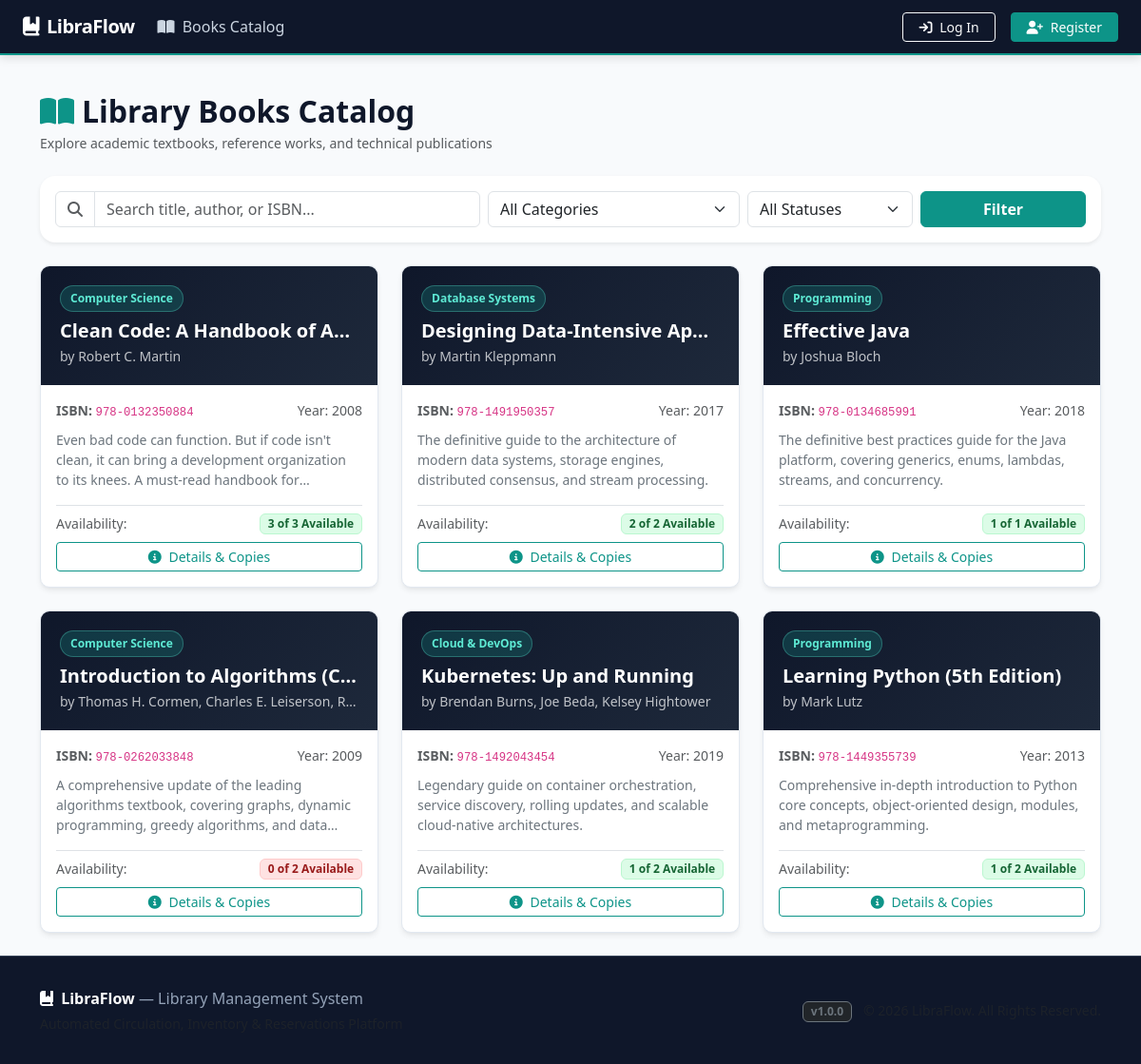
Before: /books with the older database file.
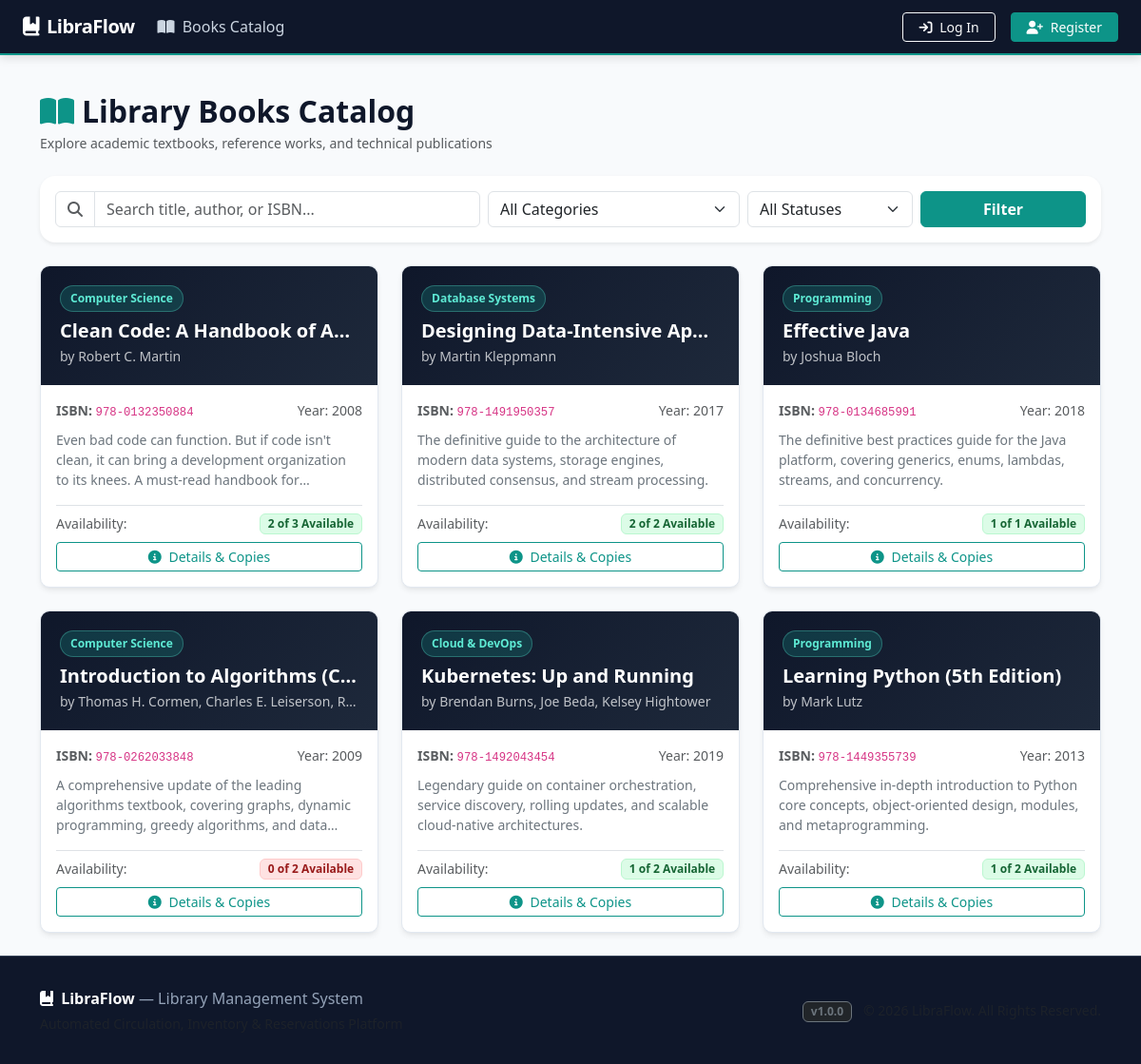
After: the same page with the newer database file.
### tables this page shows
CREATE TABLE books (
    id INTEGER PRIMARY KEY AUTOINCREMENT,
    isbn TEXT UNIQUE NOT NULL,
    title TEXT NOT NULL,
    author TEXT NOT NULL,
    publisher TEXT NOT NULL,
    category TEXT NOT NULL,
    publication_year INTEGER NOT NULL,
    description TEXT,
    created_at TIMESTAMP DEFAULT CURRENT_TIMESTAMP
);

### app.py (the view)
    @app.route("/books")
    def books():
        conn = get_db()
        query = request.args.get("q", "").strip()
        category = request.args.get("category", "").strip()
        availability = request.args.get("availability", "").strip()
        sql = """
            SELECT b.*,
                   (SELECT COUNT(*) FROM book_copies bc WHERE bc.book_id = b.id) as total_copies,
                   (SELECT COUNT(*) FROM book_copies bc WHERE bc.book_id = b.id AND bc.status = 'available') as available_copies
            FROM books b
            WHERE 1=1
        """
        params = []
        if query:
            sql += " AND (b.title LIKE ? OR b.author LIKE ? OR b.isbn LIKE ?)"
            term = f"%{query}%"
            params.extend([term, term, term])
        if category:
            sql += " AND b.category = ?"
            params.append(category)
        if availability == "available":
            sql += " AND (SELECT COUNT(*) FROM book_copies bc WHERE bc.book_id = b.id AND bc.status = 'available') > 0"
        elif availability == "unavailable":
            sql += " AND (SELECT COUNT(*) FROM book_copies bc WHERE bc.book_id = b.id AND bc.status = 'available') = 0"
        sql += " ORDER BY b.title ASC"
        books_list = conn.execute(sql, params).fetchall()
        categories = [row["category"] for row in conn.execute("SELECT DISTINCT category FROM books ORDER BY category").fetchall()]
        return render_template(
            "books.html",
            books=books_list,
            categories=categories,
            search_query=query,
            selected_category=category,
            selected_availability=availability
        )

### database/db.py (called while the page is built, shortened)
def get_db(db_path=None):
    if db_path is None:
        if has_app_context() and current_app.config.get("DATABASE_PATH"):
            db_path = current_app.config["DATABASE_PATH"]
        else:
            db_path = str(Path(__file__).resolve().parent / "libraflow.db")
    if has_app_context():
        if "_database" not in g:
            if db_path != ":memory:":
                Path(db_path).parent.mkdir(parents=True, exist_ok=True)
            conn = sqlite3.connect(db_path)
            conn.row_factory = sqlite3.Row
            conn.execute("PRAGMA foreign_keys = ON;")
            g._database = conn
        return g._database

### templates/books.html (shortened to what this page needs)
{% extends "base.html" %}
{% block content %}
<div class="container py-4">
  <div class="d-flex justify-content-between align-items-center mb-4 flex-wrap gap-2">
    <div>
      <h2 class="fw-bold mb-1"><i class="fa-solid fa-book-open text-teal me-2" style="color: var(--lf-teal-primary);"></i>Library Books Catalog</h2>
      <p class="text-muted small mb-0">Explore academic textbooks, reference works, and technical publications</p>
    </div>
  </div>
  <div class="card border-0 shadow-sm rounded-4 p-3 mb-4">
    <form action="{{ url_for('books') }}" method="GET" class="row g-2 align-items-center">
      <div class="col-md-5">
        <div class="input-group">
          <span class="input-group-text bg-white"><i class="fa-solid fa-magnifying-glass text-muted"></i></span>
          <input type="text" name="q" class="form-control" placeholder="Search title, author, or ISBN..." value="{{ search_query }}">
        </div>
      </div>
      <div class="col-md-3">
        <select name="category" class="form-select">
          <option value="">All Categories</option>
        </select>
      </div>
      <div class="col-md-2">
        <select name="availability" class="form-select">
          <option value="">All Statuses</option>
        </select>
      </div>
      <div class="col-md-2 d-flex gap-2">
        <button type="submit" class="btn btn-primary w-100 fw-semibold">Filter</button>
      </div>
    </form>
  </div>
  <div class="row g-4">
    {% for book in books %}
      <div class="col-md-6 col-lg-4">
        <div class="book-card h-100">
          <div class="book-card-header">
            <span class="category-pill">{{ book.category }}</span>
            <h5 class="fw-bold text-white text-truncate mb-1" title="{{ book.title }}">{{ book.title }}</h5>
            <small class="text-light opacity-75 d-block text-truncate">by {{ book.author }}</small>
          </div>
          <div class="card-body d-flex flex-column justify-content-between p-3">
            <div class="mb-3">
              <div class="d-flex justify-content-between small text-muted mb-2">
                <span><strong>ISBN:</strong> <code>{{ book.isbn }}</code></span>
                <span>Year: {{ book.publication_year }}</span>
              </div>
              <p class="small text-secondary mb-0" style="display: -webkit-box; -webkit-line-clamp: 3; -webkit-box-orient: vertical; overflow: hidden;">
                {{ book.description or "No description provided." }}
              </p>
            </div>
            <div class="pt-2 border-top">
              <div class="d-flex justify-content-between align-items-center mb-2">
                <span class="small text-muted">Availability:</span>
                {% if book.available_copies > 0 %}
                  <span class="badge badge-status-available">{{ book.available_copies }} of {{ book.total_copies }} Available</span>
                {% else %}
                  <span class="badge badge-status-overdue">0 of {{ book.total_copies }} Available</span>
                {% endif %}
              </div>
              <div class="d-flex gap-2">
                <a href="{{ url_for('book_detail', book_id=book.id) }}" class="btn btn-outline-primary btn-sm flex-grow-1">
                  <i class="fa-solid fa-info-circle me-1"></i> Details & Copies
                </a>
              </div>
            </div>
          </div>
        </div>
      </div>
    {% endfor %}
  </div>
</div>
{% endblock %}

Changed rows visible on the page:
changed books "Robert C. Martin": available_copies "3" → "2"
